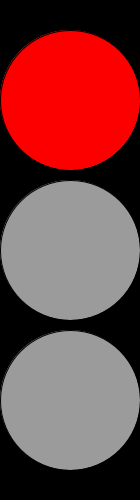
Frame 1 (no input)
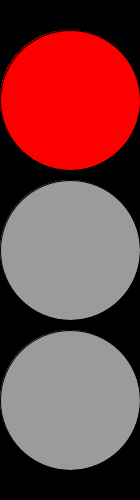
Frame 60 (the mouse pressed at the canvas centre just before this capture)
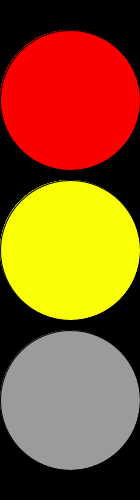
Frame 120 (the mouse held since frame 60 and released just before this capture)

The Processing sketch that drew these frames (run headless with seeded random() and noise(); from frame 60 on, the mouse is pressed at the canvas centre):

// Processing sketch: TaskThree
// ── TaskThree.pde
color ellipseOne=#FC0000;
color ellipseTwo=#FAFF05;
color ellipseThree=#05FF13;
color backgroundColor=0;
color turnedOff=155;
int timeCounter=0;

void setup()
{
  size(140, 500);
  background(backgroundColor);
  ellipseMode(CENTER);
  fill(turnedOff);
  ellipse(70, 100, 140, 140);
  ellipse(70, 250, 140, 140);
  ellipse(70, 400, 140, 140);
}

void draw() {

  if (timeCounter<=100) {
    fill(ellipseOne);
    ellipse(70, 100, 140, 140);
    timeCounter++;
  } else if (timeCounter<=200) {
    fill(ellipseOne);
    ellipse(70, 100, 140, 140);
    fill(ellipseTwo);
    ellipse(70, 250, 140, 140);
    timeCounter++;
  } else if (timeCounter<=300) {
    fill(ellipseOne);
    ellipse(70, 100, 140, 140);
    fill(ellipseTwo);
    ellipse(70, 250, 140, 140);
    fill(ellipseThree);
    ellipse(70, 400, 140, 140);
    timeCounter++;
  } else if (timeCounter<=400) {
    fill(turnedOff);
    ellipse(70, 100, 140, 140);
    fill(turnedOff);
    ellipse(70, 250, 140, 140);
    fill(turnedOff);
    ellipse(70, 400, 140, 140);
    timeCounter++;
  } else if (timeCounter>400) {
    timeCounter=0;
  }
}
